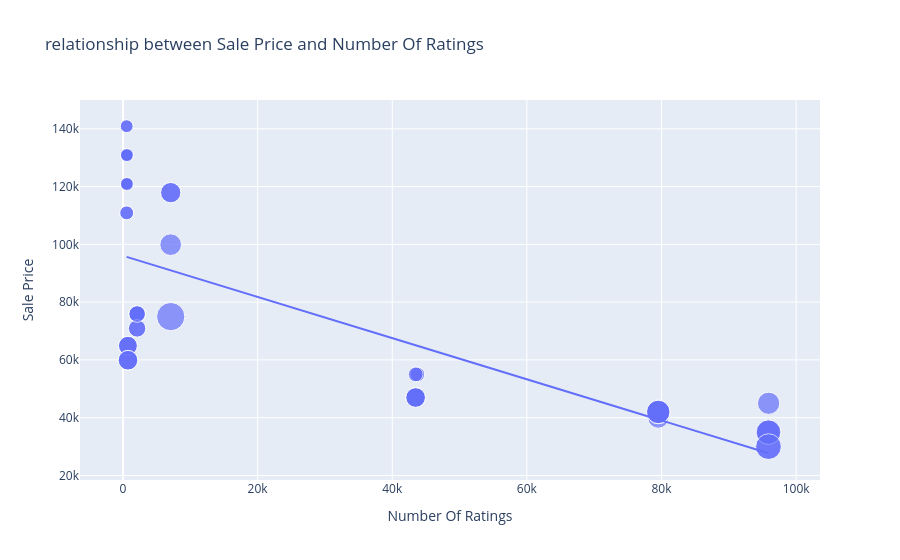

Source (notebook cell):
### Code cell
figure = px.scatter(data_frame = data, x ="Number Of Ratings", y ="Sale Price", size ="Discount Percentage", trendline = 'ols', title = "relationship between Sale Price and Number Of Ratings")
figure.show()
